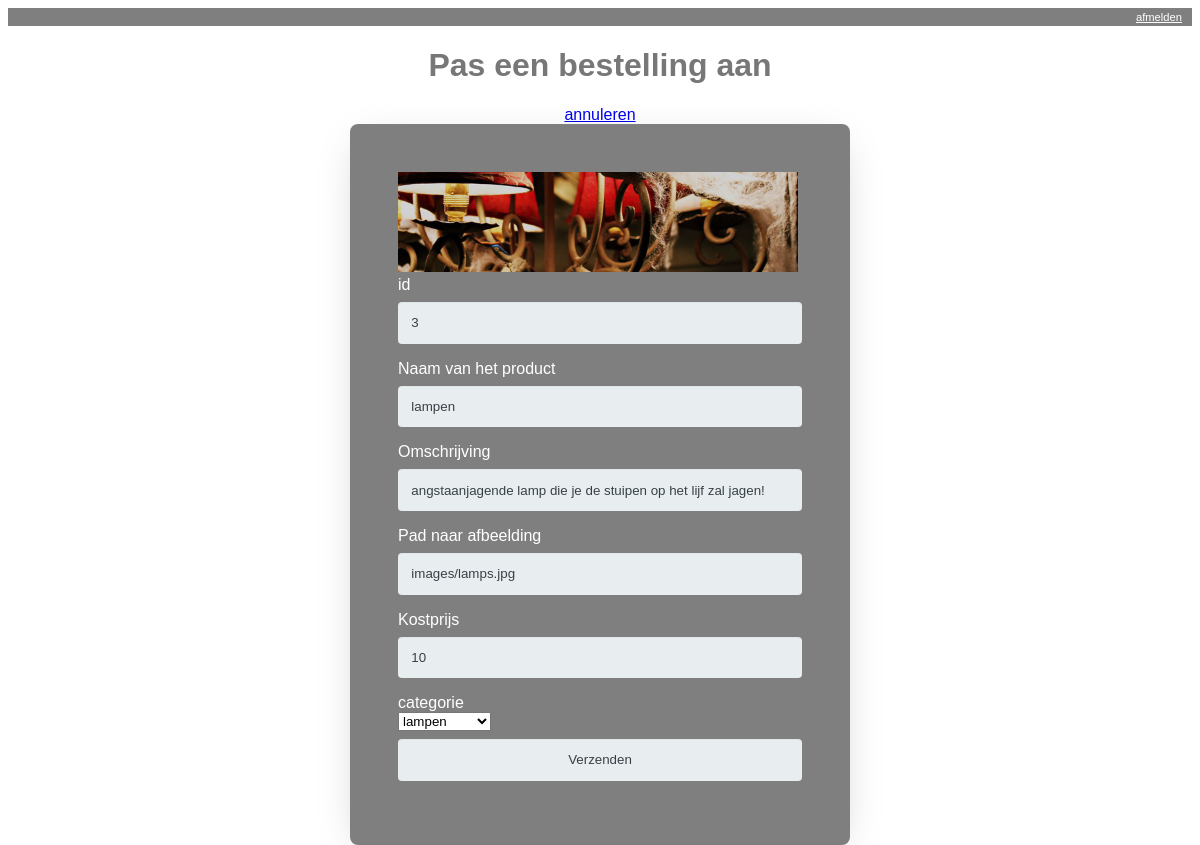
The page /update-product.php?id=3&catID=4 (signed in) on the database its author committed.
### tables this page shows
CREATE TABLE `producten` (
  `ID` int(255) NOT NULL,
  `titel` varchar(100) NOT NULL,
  `omschrijving` varchar(1000) NOT NULL,
  `kostprijs` varchar(100) NOT NULL,
  `afbeelding` varchar(100) NOT NULL,
  `catID` int(50) NOT NULL
);

### src/database/database.php (called while the page is built, shortened)
<?php
class Database
{
    private static function getConnection()
    {
        $user = 'root';
        $pass = 'root';
        $host = 'localhost';
        $db_name = 'Halloween';
        $dsn = "mysql:host=$host;dbname=$db_name";
        $db = new PDO($dsn, $user, $pass);
        return $db;
    }
    public static function getRows($sql, $params = [], $type = null)
    {
        $conn = self::getConnection();
        $stmt = $conn->prepare($sql);
        $stmt->execute($params);
        if ($type == null) {
            $rows = $stmt->fetchAll();
        } else {
            $rows = $stmt->fetchAll(PDO::FETCH_CLASS | PDO::FETCH_PROPS_LATE, $type);
        }
        return $rows;
    }
    public static function getSingleRow($sql, $params = [], $type = null)
    {
        $conn = self::getConnection();
        $stmt = $conn->prepare($sql);
        $stmt->execute($params);
        if ($type == null) {
            $row = $stmt->fetch();
        } else {
            $stmt->setFetchMode(PDO::FETCH_CLASS | PDO::FETCH_PROPS_LATE, $type);
            $row = $stmt->fetch();
        }
        return $row;
    }
}
?>

### src/repository/halloweenrepository.php (called while the page is built, shortened)
<?php
require_once dirname(__FILE__) . "/../database/database.php";
class HalloweenRepository
{
    public static function getProductById($parID){
        $item = Database::getSingleRow("SELECT * FROM producten WHERE id=?", [$parID], "Product");
        return $item;
    }
    public static function getAllCategories(){
        $arr = Database::getRows("SELECT * FROM categorie", null, "Categorie");
        return $arr;
    }
}
?>

### update-product.php (the view, shortened to what this page needs)
<?php
require_once dirname(__FILE__) . "/src/repository/halloweenrepository.php";
$product = HalloweenRepository::getProductById($_GET['id']);
function toonCategorie(){
  $categories = HalloweenRepository::getAllCategories();
  $product = HalloweenRepository::getProductById($_GET['id']);
  foreach($categories as $categorie){
    echo "<option name='catID' value='$categorie->ID'". bepaalSelected($product->catID, $categorie->ID) .">$categorie->categorieNaam</option>";
  }
}
function bepaalSelected($productCatID, $categorieID){
  if($productCatID == $categorieID){
    return "selected";
  } else {
    return "";
  }
}
?>
<!DOCTYPE html>
<html lang="en">
<head>
	<link rel="stylesheet" href="css/screen.css" />
	<link rel="stylesheet" href="css/style.css" />
</head>
<body>
<div class="profile">
<div class="profile__attribute">
</div>
  <a class="profile__attribute profile__logout" href="logout.php">afmelden</a>
</div>
<div class="wrapper-form">
 <div class="form-title">
    <h1>Pas een bestelling aan</h1>
    <a href="index.php">annuleren</a>
</div>
    <form action="update-product-verwerk.php" method="post" class="c-order-form">
    <div class="c-row">
           <img src='<?php echo $product->afbeelding ?>' class="c-row__image">
          </div>
          <div class="c-row">
            <div class="c-row__label">id</div>
            <div class="c-row__input">
             <input type="text" name="id" id="id" readonly value="<?php echo $product->ID ?>">
            </div>
          </div>
          <div class="c-row">
            <div class="c-row__label">Naam van het product</div>
            <div class="c-row__input">
             <input type="text" name="titel" id="titel" value="<?php echo $product->titel ?>">
            </div>
          </div>
          <div class="c-row">
            <div class="c-row__label">Omschrijving</div>
            <div class="c-row__input">
             <input type="text" name="omschrijving" id="omschrijving" value="<?php echo $product->omschrijving ?>">
            </div>
          </div>  <div class="c-row">
            <div class="c-row__label">Pad naar afbeelding</div>
            <div class="c-row__input">
             <input type="text" name="afbeelding" id="afbeelding" value="<?php echo $product->afbeelding ?>">
            </div>
          </div>
          <div class="c-row">
            <div class="c-row__label">Kostprijs</div>
            <div class="c-row__input">
             <input type="text" name="kostprijs" id="kostprijs" value="<?php echo $product->kostprijs ?>">
            </div>
          </div>
          <div class="c-row">
            <div class="c-row__label">categorie</div>
            <div class="c-row__input" for="type">
             <select name="categorie" id="categorie">
               <?php toonCategorie(); ?>
             </select>
            </div>
          </div>
          <div class="c-row">
              <div class="c-row__input"><input   type="submit"  value="Verzenden" name="submit"></div>
          </div>
      </form>
      </div>
</body>
</html>

### css/screen.css (style rules this page uses)
* { box-sizing: border-box; }
body { height: 100vh; font-family: Verdana, Geneva, Tahoma, sans-serif; color: #777; }
body:before { z-index: -300; content: ""; position: fixed; top: 0; left: 0; width: 100%; height: 100%; background-image: url("../images/background.jpg"); background-size: cover; -webkit-filter: blur(1px) brightness(0.3); -moz-filter: blur(1px) brightness(0.5); -ms-filter: blur(1px) brightness(0.5); -o-filter: blur(1px) brightness(0.5); filter: blur(1px) brightness(0.3); }
.c-row__image { width: 400px; height: 100px; object-fit: cover; }
h1 { justify-content: center; align-items: center; display: flex; }
.wrapper-form { display: flex; justify-content: center; align-items: center; flex-wrap: wrap; }
.form-title { display: flex; flex: 1 0 100%; flex-direction: column; align-items: center; }
.profile { display: flex; justify-content: flex-end; max-height: 2em; margin-top: .5rem; box-shadow: 0 10px 40px -14px rgba(0, 0, 0, 0.25); background-color: rgba(0, 0, 0, 0.5); }
.profile__attribute { margin-right: 10px; align-self: center; }
.profile__logout { color: white; font-size: 70%; cursor: pointer; }
form { padding: 3em; padding-bottom: 3em; border-radius: 8px; width: 500px; box-shadow: 0 10px 40px -14px rgba(0, 0, 0, 0.25); background-color: rgba(0, 0, 0, 0.5); color: white; }
form input { color: #384047; background-color: #e8eeef; box-shadow: 0 1px 0 rgba(0, 0, 0, 0.03) inset; border: none; border-radius: 4px; padding: 1em; margin-bottom: 1.2em; width: 100%; margin-top: .5rem; }
input[type=text], input[type=password] { box-sizing: border-box; }

### rows shown on the page
producten: afbeelding (picture), id "3", titel "lampen", omschrijving "angstaanjagende lamp die je de stuipen op het lijf zal jagen!", afbeelding "images/lamps.jpg", kostprijs "10"

### other values the page prints
form field categorie "lampen"
